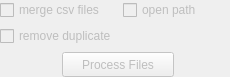
<?xml version="1.0" encoding="UTF-8"?>
<ui version="4.0">
 <class>ModuleA</class>
 <widget class="QFrame" name="ModuleA">
  <property name="geometry">
   <rect>
    <x>0</x>
    <y>0</y>
    <width>230</width>
    <height>77</height>
   </rect>
  </property>
  <property name="windowTitle">
   <string>Frame</string>
  </property>
  <layout class="QGridLayout" name="gridLayout" columnstretch="1,1,1,1">
   <property name="leftMargin">
    <number>0</number>
   </property>
   <property name="topMargin">
    <number>0</number>
   </property>
   <property name="rightMargin">
    <number>0</number>
   </property>
   <property name="bottomMargin">
    <number>0</number>
   </property>
   <item row="0" column="2" colspan="2">
    <widget class="QCheckBox" name="checkBox_3">
     <property name="enabled">
      <bool>false</bool>
     </property>
     <property name="text">
      <string>open path</string>
     </property>
    </widget>
   </item>
   <item row="0" column="0" colspan="2">
    <widget class="QCheckBox" name="checkBox">
     <property name="enabled">
      <bool>false</bool>
     </property>
     <property name="text">
      <string>merge csv files</string>
     </property>
    </widget>
   </item>
   <item row="1" column="0" colspan="2">
    <widget class="QCheckBox" name="checkBox_2">
     <property name="enabled">
      <bool>false</bool>
     </property>
     <property name="text">
      <string>remove duplicate</string>
     </property>
    </widget>
   </item>
   <item row="2" column="1" colspan="2">
    <widget class="QPushButton" name="pushButton_7">
     <property name="enabled">
      <bool>false</bool>
     </property>
     <property name="sizePolicy">
      <sizepolicy hsizetype="Minimum" vsizetype="Fixed">
       <horstretch>0</horstretch>
       <verstretch>0</verstretch>
      </sizepolicy>
     </property>
     <property name="minimumSize">
      <size>
       <width>80</width>
       <height>25</height>
      </size>
     </property>
     <property name="maximumSize">
      <size>
       <width>16777215</width>
       <height>16777215</height>
      </size>
     </property>
     <property name="text">
      <string>Process Files</string>
     </property>
    </widget>
   </item>
  </layout>
 </widget>
 <resources/>
 <connections/>
</ui>
